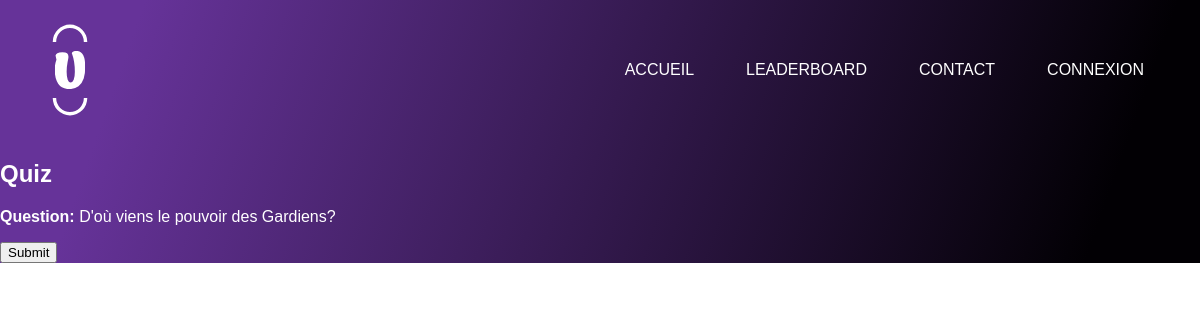
The page /niv1.php on the database as committed earlier.
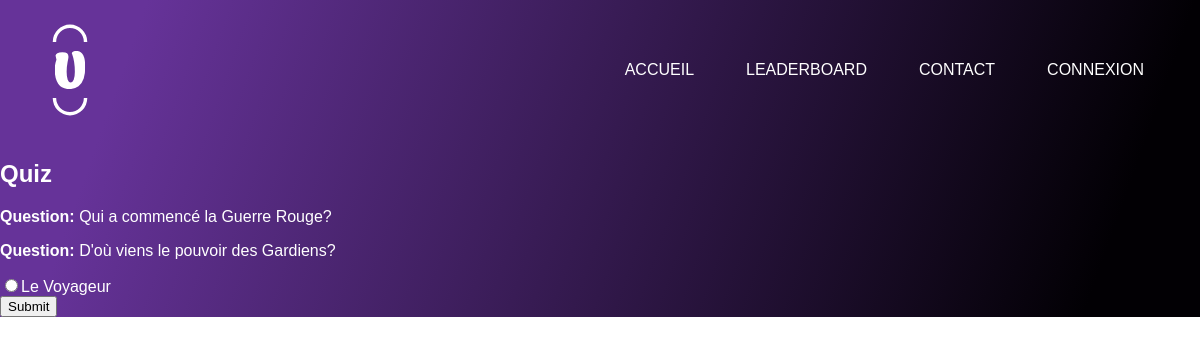
The same page on the database as committed later.
### tables this page shows
CREATE TABLE IF NOT EXISTS `quiz` (
  `id` int NOT NULL AUTO_INCREMENT,
  `question` varchar(255) NOT NULL,
  PRIMARY KEY (`id`)
);

CREATE TABLE IF NOT EXISTS `quiz_reponse` (
  `id` int NOT NULL AUTO_INCREMENT,
  `id_question` int DEFAULT NULL,
  `reponse` varchar(255) NOT NULL,
  `est_correcte` tinyint(1) DEFAULT NULL,
  PRIMARY KEY (`id`),
  KEY `id_question` (`id_question`)
);

### niv1.php (the view, shortened to what this page needs)
<!DOCTYPE html>
<html>
<head>
</head>
<body>
    <header class="main-head">
        <nav>
            <a href="index.php"><img class="logo" align="left" alt="URD" src="LOGO/téléchargement (2).svg"></a>
            <ul>
                <li><a href="index.php">ACCUEIL</a></li>
                <li><a href="leaderboard.php">LEADERBOARD</a></li>
                <li><a href="contactez-nous.php">CONTACT</a></li>
                <?php
                    if (isset($_SESSION['loggedin']) && $_SESSION['loggedin'] == true) {
                        echo '<li><a href="map.php">MAP</a></li>
                              <li class=dropdown><a class=dropbtn>' . ($_SESSION["pseudo"]) . '</a>
                                  <div class="dropdown-content">
                                      <a href="deco.php">Déconnecter</a>
                                  </div>
                              </li>';
                    } else {
                        echo '<li><a href="connexion.php">CONNEXION</a></li>';
                    }
                ?>
            </ul>
        </nav>
    </header>
    <div class="quiz-container">
        <h2>Quiz</h2>
        <form method="post" action="valider_quiz.php">
                <?php
        $mysqli = new mysqli("localhost", "root", "", "urd");
        $query_questions = "SELECT * FROM quiz ORDER BY RAND() LIMIT 6";
        $result_questions = $mysqli->query($query_questions);
        while ($row = $result_questions->fetch_assoc()) {
            $query_answers = "SELECT * FROM quiz_reponse WHERE id_question = " . $row['id'] . " ORDER BY RAND()";
            $result_answers = $mysqli->query($query_answers);
            echo "<div class='question'>";
            echo "<p><strong>Question:</strong> " . $row['question'] . "</p>";
            while ($answer = $result_answers->fetch_assoc()) {
                echo "<input type='radio' name='reponses[" . $row['id'] . "]' value='" . $answer['id'] . "' required>";
                echo $answer['reponse'] . "<br>";
            }
            echo "</div>";
        }
        ?>
            <input type="submit" value="Submit">
        </form>
    </div>
</body>
</html>

### niv1.php (style rules this page uses)
body { background-image: linear-gradient(109.6deg, rgba(102, 51, 153, 1) 11.2%, rgba(2, 0, 4, 1) 91.1%); background-repeat: no-repeat; background-size: cover; margin: 0; padding: 0; font-family: Arial, sans-serif; }
a { text-decoration: none; color: white; }
header nav { display: flex; justify-content: space-between; align-items: center; padding: 20px; }
.logo { width: 100px; }
nav ul { display: flex; list-style-type: none; margin: 0; padding: 0; }
nav ul li { margin-right: 20px; }
li a, .dropbtn { display: inline-block; color: white; text-align: center; padding: 14px 16px; text-decoration: none; }
.quiz-container, li { color: white; list-style-type: none; }

Rows that differ between the two databases and show on the page:
added quiz: question "Qui a commencé la Guerre Rouge?"
added quiz_reponse: reponse "Le Voyageur", shown under quiz "D'où viens le pouvoir des Gardiens?"
